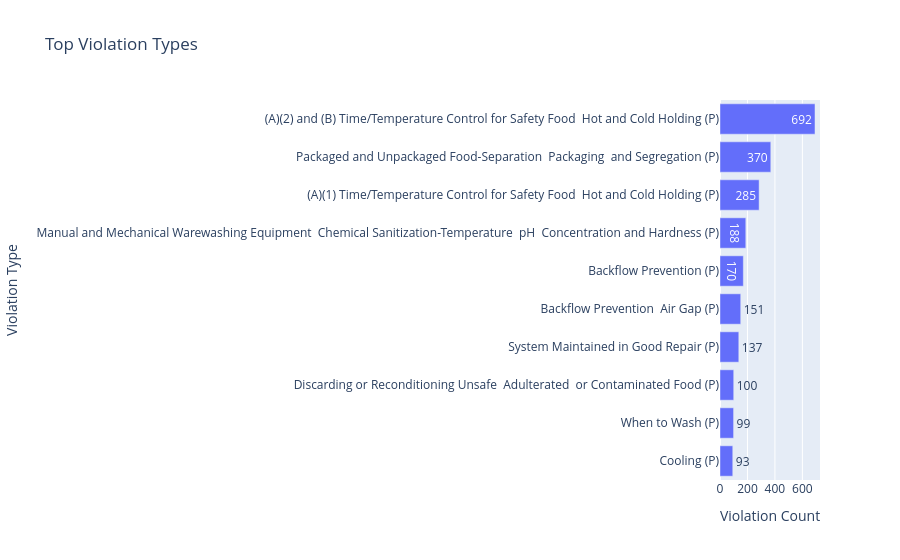

The notebook cell this image was saved under:
### Code cell
df_top_types = top_violation_types(2025)
chart_top_violation_types(df_top_types)

### Figure 1 — Plotly figure (JSON) as saved in the notebook; plotly's stock layout.template omitted (floating-point values rounded to 4 significant figures)
{"data": [{"hovertemplate": "violation_count=%{text}<br>violdesc=%{y}<extra></extra>", "legendgroup": "", "marker": {"color": "#636efa", "pattern": {"shape": ""}}, "name": "", "orientation": "h", "showlegend": false, "text": [692.0, 370.0, 285.0, 188.0, 170.0, 151.0, 137.0, 100.0, 99.0, 93.0], "textposition": "auto", "type": "bar", "x": [692, 370, 285, 188, 170, 151, 137, 100, 99, 93], "xaxis": "x", "y": ["(A)(2) and (B) Time/Temperature Control for Safety Food  Hot and Cold Holding (P)", "Packaged and Unpackaged Food-Separation  Packaging  and Segregation (P)", "(A)(1) Time/Temperature Control for Safety Food  Hot and Cold Holding (P)", "Manual and Mechanical Warewashing Equipment  Chemical Sanitization-Temperature  pH  Concentration and Hardness (P)", "Backflow Prevention (P)", "Backflow Prevention  Air Gap (P)", "System Maintained in Good Repair (P)", "Discarding or Reconditioning Unsafe  Adulterated  or Contaminated Food (P)", "When to Wash (P)", "Cooling (P)"], "yaxis": "y"}], "layout": {"barmode": "relative", "legend": {"tracegroupgap": 0}, "title": {"text": "Top Violation Types"}, "xaxis": {"anchor": "y", "domain": [0, 1], "title": {"text": "Violation Count"}}, "yaxis": {"anchor": "x", "categoryorder": "total ascending", "domain": [0, 1], "title": {"text": "Violation Type"}}}}
